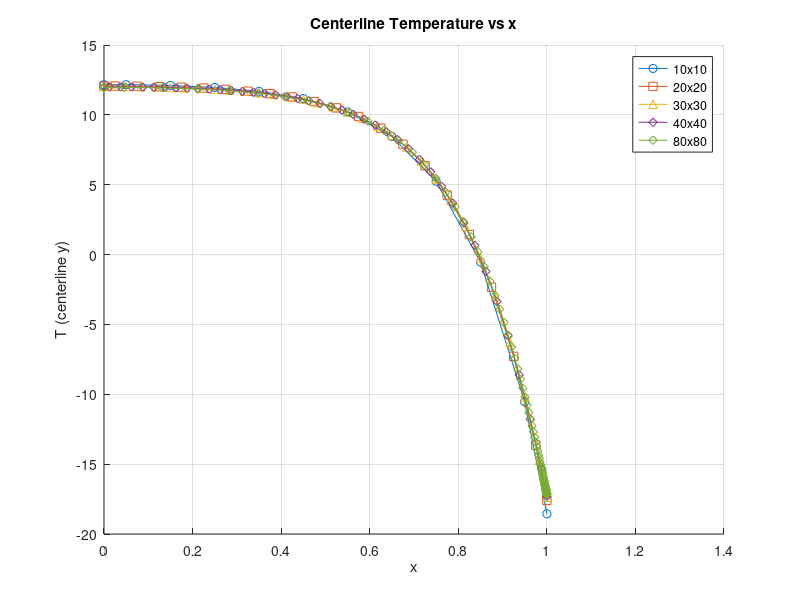
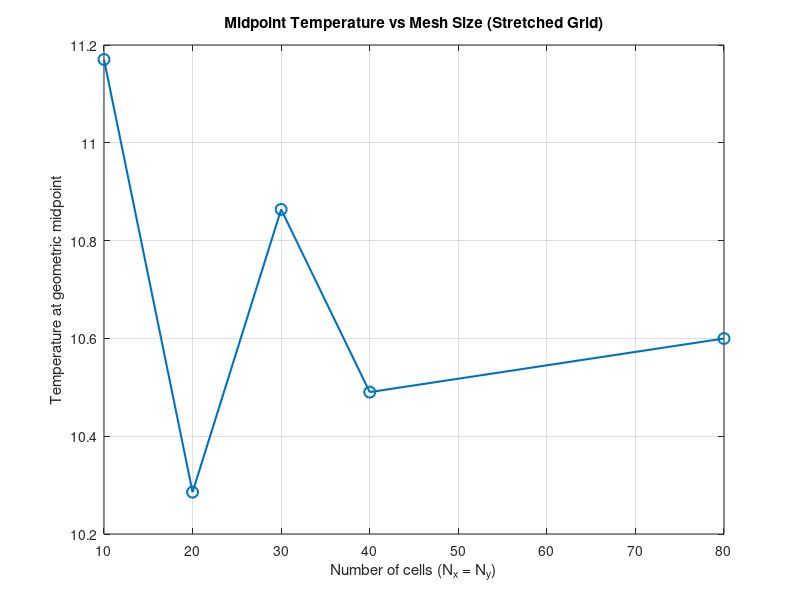
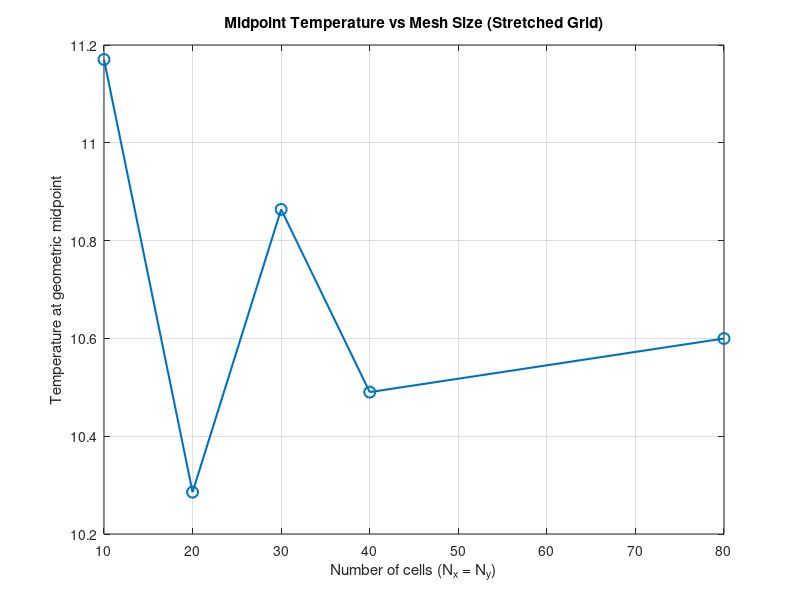

Recreate these plots in MATLAB, in order.
% I have used AI for repetitive coding here

% Load 10x10
D10 = load("T_ eq 10 X 10.mat");
T10  = D10.T;
Xn10 = D10.X_n;
Yn10 = D10.Y_n;
qx10 = D10.qx;
qy10 = D10.qy;

% Load 20x20
D20 = load("T_ eq 20 X 20.mat");
T20  = D20.T;
Xn20 = D20.X_n;
Yn20 = D20.Y_n;
qx20 = D20.qx;
qy20 = D20.qy;

% Load 30x30
D30 = load("T_ eq 30 X 30.mat");
T30  = D30.T;
Xn30 = D30.X_n;
Yn30 = D30.Y_n;
qx30 = D30.qx;
qy30 = D30.qy;

% Load 40x40
D40 = load("T_ eq 40 X 40.mat");
T40  = D40.T;
Xn40 = D40.X_n;
Yn40 = D40.Y_n;
qx40 = D40.qx;
qy40 = D40.qy;

% Load 80x80
D80 = load("T_ 80 X 80.mat");
T80  = D80.T;
Xn80 = D80.X_n;
Yn80 = D80.Y_n;
qx80 = D80.qx;
qy80 = D80.qy;


% Load all variables
data10 = load("T_ eq 10 X 10.mat"); 
T10 = data10.T; Xn10 = data10.X_n; Yn10 = data10.Y_n;

data20 = load("T_ eq 20 X 20.mat"); 
T20 = data20.T; Xn20 = data20.X_n; Yn20 = data20.Y_n;

data30 = load("T_ eq 30 X 30.mat"); 
T30 = data30.T; Xn30 = data30.X_n; Yn30 = data30.Y_n;

data40 = load("T_ eq 40 X 40.mat"); 
T40 = data40.T; Xn40 = data40.X_n; Yn40 = data40.Y_n;

data80 = load("T_ 80 X 80.mat"); 
T80 = data80.T; Xn80 = data80.X_n; Yn80 = data80.Y_n;
% Plot all centerlines
figure; hold on;

Ny10 = length(Yn10);
plot(Xn10, T10(:, round(Ny10/2)), '-o', 'DisplayName','10x10');

Ny20 = length(Yn20);
plot(Xn20, T20(:, round(Ny20/2)), '-s', 'DisplayName','20x20');

Ny30 = length(Yn30);
plot(Xn30, T30(:, round(Ny30/2)), '-^', 'DisplayName','30x30');

Ny40 = length(Yn40);
plot(Xn40, T40(:, round(Ny40/2)), '-d', 'DisplayName','40x40');

Ny80 = length(Yn80);
plot(Xn80, T80(:, round(Ny80/2)), '-d', 'DisplayName','80x80');

xlabel('x');
ylabel('T (centerline y)');
title('Centerline Temperature vs x');
legend show;
grid on;

% Domain midpoints (adjust if L,H are not 1.0)
x_mid = max(Xn10)/2;
y_mid = max(Yn10)/2;

% --- For 10x10 mesh ---
[~, ix10] = min(abs(Xn10 - x_mid));
[~, iy10] = min(abs(Yn10 - y_mid));
Tc10 = T10(ix10, iy10);

% --- For 20x20 mesh ---
x_mid = max(Xn20)/2;  % (ensure consistent domain size)
y_mid = max(Yn20)/2;
[~, ix20] = min(abs(Xn20 - x_mid));
[~, iy20] = min(abs(Yn20 - y_mid));
Tc20 = T20(ix20, iy20);

% --- For 30x30 mesh ---
x_mid = max(Xn30)/2;
y_mid = max(Yn30)/2;
[~, ix30] = min(abs(Xn30 - x_mid));
[~, iy30] = min(abs(Yn30 - y_mid));
Tc30 = T30(ix30, iy30);

% --- For 40x40 mesh ---
x_mid = max(Xn40)/2;
y_mid = max(Yn40)/2;
[~, ix40] = min(abs(Xn40 - x_mid));
[~, iy40] = min(abs(Yn40 - y_mid));
Tc40 = T40(ix40, iy40);

% --- For 80x80 mesh ---
x_mid = max(Xn80)/2;
y_mid = max(Yn80)/2;
[~, ix80] = min(abs(Xn80 - x_mid));
[~, iy80] = min(abs(Yn80 - y_mid));
Tc80 = T80(ix80, iy80);

% Collect results including 80x80
mesh_sizes = [10 20 30 40 80];
Tmid = [Tc10 Tc20 Tc30 Tc40 Tc80];

% Plot
figure;
plot(mesh_sizes, Tmid, '-o','LineWidth',1.5,'MarkerSize',8);
xlabel('Number of cells (N_x = N_y)');
ylabel('Temperature at geometric midpoint');
title('Midpoint Temperature vs Mesh Size (Stretched Grid)');
grid on;


% Plot
figure;
plot(mesh_sizes, Tmid, '-o','LineWidth',1.5,'MarkerSize',8);
xlabel('Number of cells (N_x = N_y)');
ylabel('Temperature at geometric midpoint');
title('Midpoint Temperature vs Mesh Size (Stretched Grid)');
grid on;




